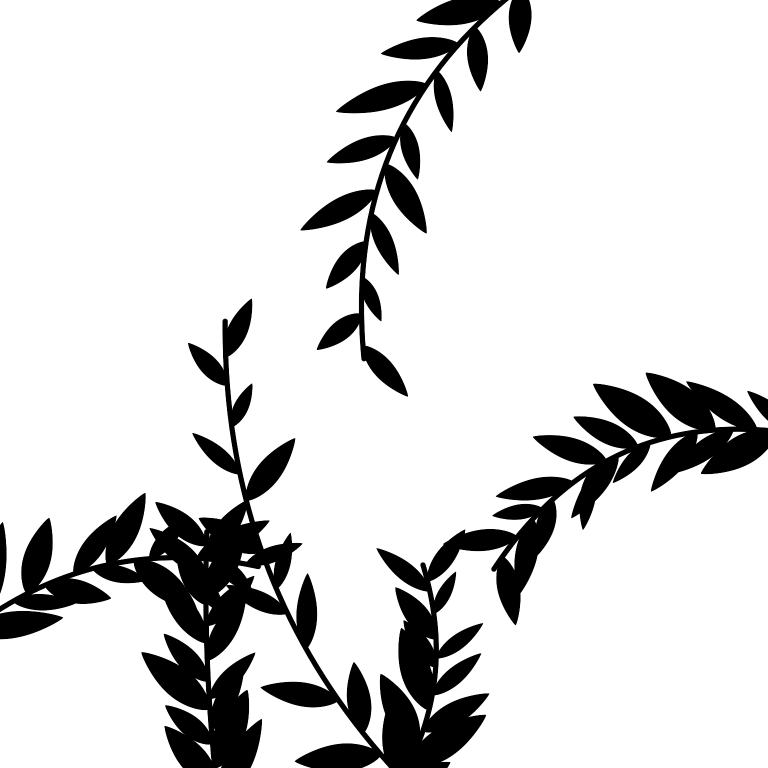
#> input picture lumora-beauty/renders/jobs/cache/gobo_leaves_11_1536_1.60_0.95.png, 1536 x 1536 px (shown at 1/2 size)
$ python -i finish.py   (imports and definitions only)
#> lines starting #> are read from the running program, lines starting #| are printed output that depends on the picture
#> further down, picture is the input picture: PIL image 1536x1536 RGBA; mean R, G, B, A 214.9, 214.9, 214.9, 40.1
"""
finish.py - turn a rig PNG into a deliverable JPEG and record it in renders/manifest.json.

    python3 finish.py in.png out.jpg [--grade] [--id hero-desktop --use "..." --status preview|final]

* JPEG quality 90, 4:4:4, sRGB ICC profile embedded.
* --grade applies the "Lumora Golden Hour" grade (golden-hour.md 4.5) for scenes: highlights toward
  Honey #F2CB8C (12%), shadows toward Dusk plum #3A2422 (15%), black point #2A1A18, white point
  #FBF3EA, saturation -8% with the orange band protected, fine 35 mm-style grain (~2%).
  Packshots are NOT graded: their Sand sweep is colour-locked to the card tile (#E9D9C5).
* --id updates (or adds) the manifest entry {id, path, use, width, height, status}.
"""
import argparse
import datetime
import json
import os

import numpy as np
from PIL import Image, ImageCms, ImageFilter

MANIFEST = os.path.join(os.path.dirname(os.path.abspath(__file__)), "..", "manifest.json")


def hexf(h):
    h = h.lstrip("#")
    return np.array([int(h[i:i + 2], 16) / 255.0 for i in (0, 2, 4)])


def smooth(e0, e1, x):
    t = np.clip((x - e0) / (e1 - e0), 0, 1)
    return t * t * (3 - 2 * t)


def grade(im, seed=7):
#> called with seed = 7
    a = np.asarray(im.convert("RGB")).astype(np.float32) / 255.0
    lum = a @ np.array([0.2126, 0.7152, 0.0722], dtype=np.float32)
    for tint, w, lo, hi in ((hexf("#F2CB8C"), 0.12, 0.45, 1.0), (hexf("#3A2422"), 0.15, None, None)):
        d = tint / (tint @ np.array([0.2126, 0.7152, 0.0722]))
        wt = smooth(lo, hi, lum) * w if lo is not None else (1 - smooth(0.0, 0.5, lum)) * w
        a = a * (1 + wt[..., None] * (d[None, None, :] - 1))
    # saturation -8%, orange-red band (skin, amber glass) protected
    mx, mn = a.max(-1), a.min(-1)
    r, g, b = a[..., 0], a[..., 1], a[..., 2]
    hue = np.degrees(np.arctan2(np.sqrt(3) * (g - b), 2 * r - g - b)) % 360
    prot = smooth(0, 12, hue) * (1 - smooth(48, 62, hue)) + (1 - smooth(345, 359, hue)) * (hue > 300)
#> in smooth (call 4), `t = np.clip((x - e0) / (e1 - e0), 0, 1)`: t: shape (1536, 1536) float64; every value is 0
    k = 1 - 0.08 * (1 - np.clip(prot, 0, 1))
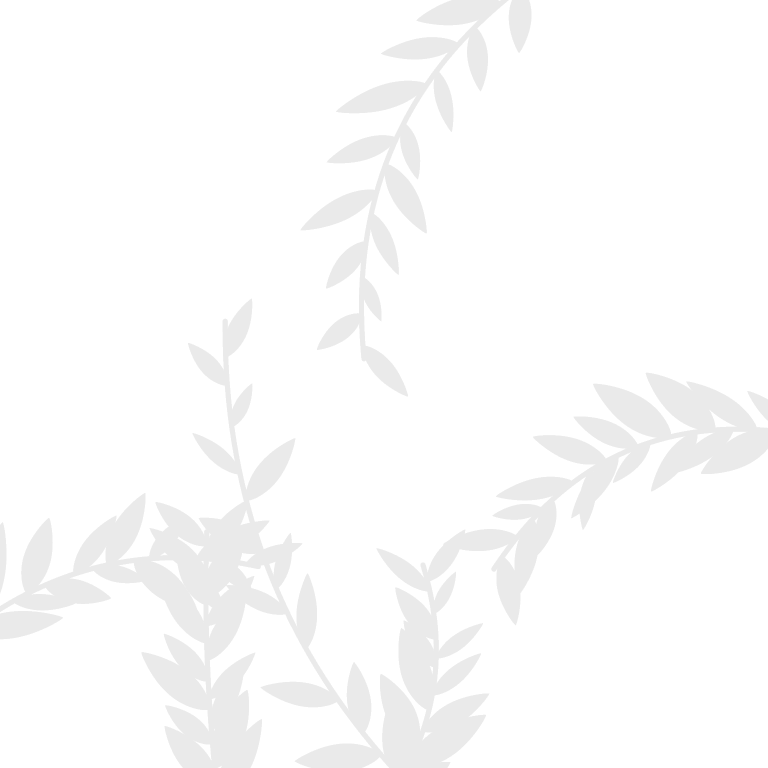
#> k: shape (1536, 1536) float64 (shown at 1/2 size); min 0.92, max 1, mean 0.988
    l2 = a @ np.array([0.2126, 0.7152, 0.0722], dtype=np.float32)
    a = l2[..., None] + (a - l2[..., None]) * k[..., None]
    # black and white points
    bp, wp = hexf("#2A1A18"), hexf("#FBF3EA")
    a = bp + np.clip(a, 0, 1) * (wp - bp)
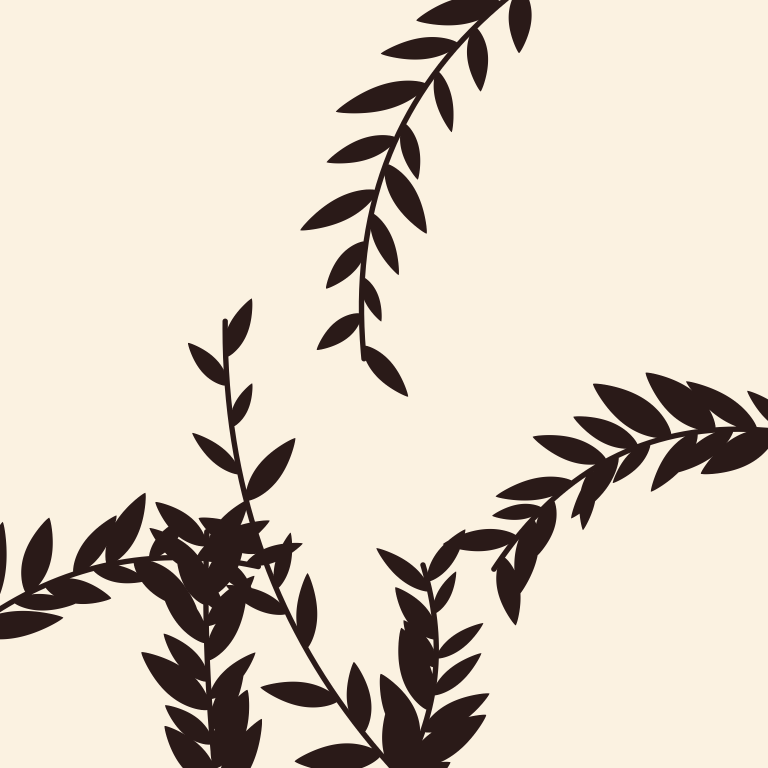
#> a: shape (1536, 1536, 3) float64 (shown at 1/2 size); mean R, G, B 0.856, 0.818, 0.761
    # grain: fine, luminance-weighted (strongest in the mid-tones), softened one pixel
    rng = np.random.default_rng(seed)
    n = rng.normal(0, 1, a.shape[:2]).astype(np.float32)
    n = np.asarray(Image.fromarray(((n * 40) + 128).clip(0, 255).astype(np.uint8)).filter(ImageFilter.GaussianBlur(0.6)),
                   dtype=np.float32)
    n = (n - 128) / 40 * 0.9
    mid = 4 * l2 * (1 - l2)
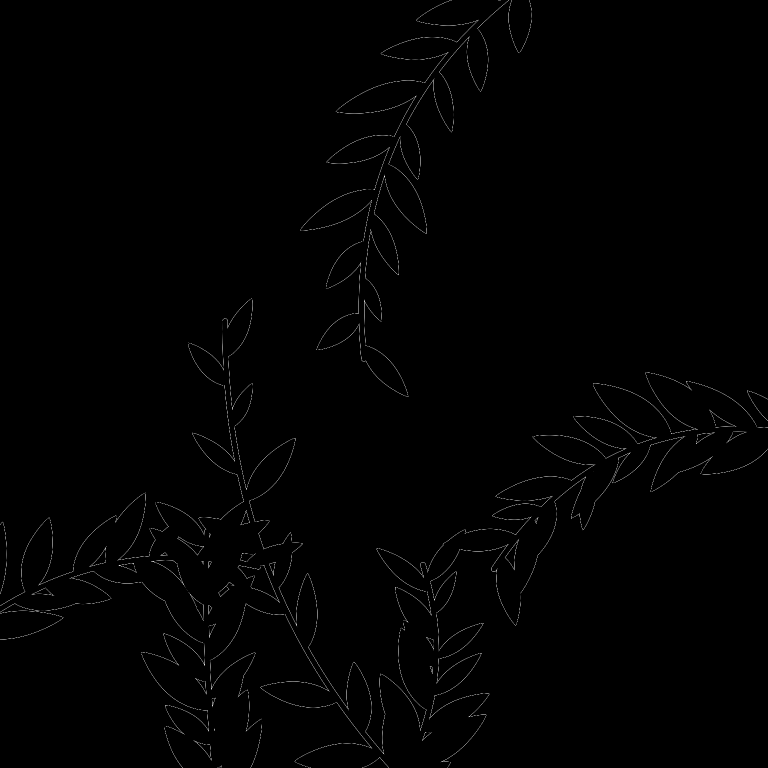
#> mid: shape (1536, 1536) float64 (shown at 1/2 size); min 0, max 1, mean 0.00596
    a = a + (n * 0.022 * (0.35 + 0.65 * mid))[..., None]
    return Image.fromarray((np.clip(a, 0, 1) * 255 + 0.5).astype(np.uint8))
#> returned value: PIL image 1536x1536 RGB


def update_manifest(entry):
    items = []
    if os.path.exists(MANIFEST):
        with open(MANIFEST) as fh:
            items = json.load(fh)
    items = [e for e in items if e.get("id") != entry["id"]] + [entry]
    with open(MANIFEST + ".tmp", "w") as fh:
        json.dump(items, fh, indent=2)
    os.replace(MANIFEST + ".tmp", MANIFEST)


def main():
    ap = argparse.ArgumentParser()
    ap.add_argument("src")
    ap.add_argument("dst")
    ap.add_argument("--grade", action="store_true")
    ap.add_argument("--id")
    ap.add_argument("--use", default="")
    ap.add_argument("--status", default="final", choices=["preview", "final"])
    a = ap.parse_args()
    im = Image.open(a.src).convert("RGB")
    if a.grade:
        im = grade(im)
    srgb = ImageCms.ImageCmsProfile(ImageCms.createProfile("sRGB")).tobytes()
    os.makedirs(os.path.dirname(os.path.abspath(a.dst)), exist_ok=True)
    tmp = a.dst + ".tmp.jpg"
    im.save(tmp, "JPEG", quality=90, subsampling=0, optimize=True, progressive=True, icc_profile=srgb)
    os.replace(tmp, a.dst)
    print(f"wrote {a.dst} {im.size[0]}x{im.size[1]}{' graded' if a.grade else ''}")
    if a.id:
        update_manifest({"id": a.id, "path": os.path.abspath(a.dst), "use": a.use, "width": im.size[0],
                         "height": im.size[1], "status": a.status,
                         "updated": datetime.datetime.now().isoformat(timespec="seconds")})


# [2 lines not run here, left out]

>>> from PIL import Image
>>> picture = Image.open('cache/gobo_leaves_11_1536_1.60_0.95.png')
>>> result = grade(picture)

$ run again, on lumora-beauty/renders/jobs/cache/gobo_leaves_4_1536_0.75_1.10.png
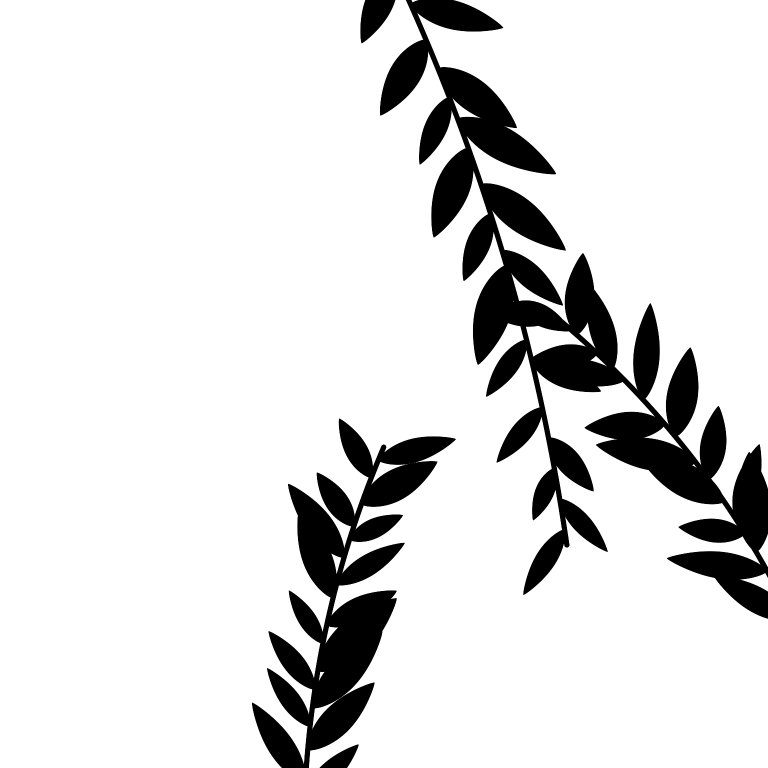
#> input picture lumora-beauty/renders/jobs/cache/gobo_leaves_4_1536_0.75_1.10.png, 1536 x 1536 px (shown at 1/2 size)
#> picture is the input picture: PIL image 1536x1536 RGBA; mean R, G, B, A 221.2, 221.2, 221.2, 33.8
#> t: shape (1536, 1536) float64; every value is 0
#> in grade, `a = bp + np.clip(a, 0, 1) * (wp - bp)`:
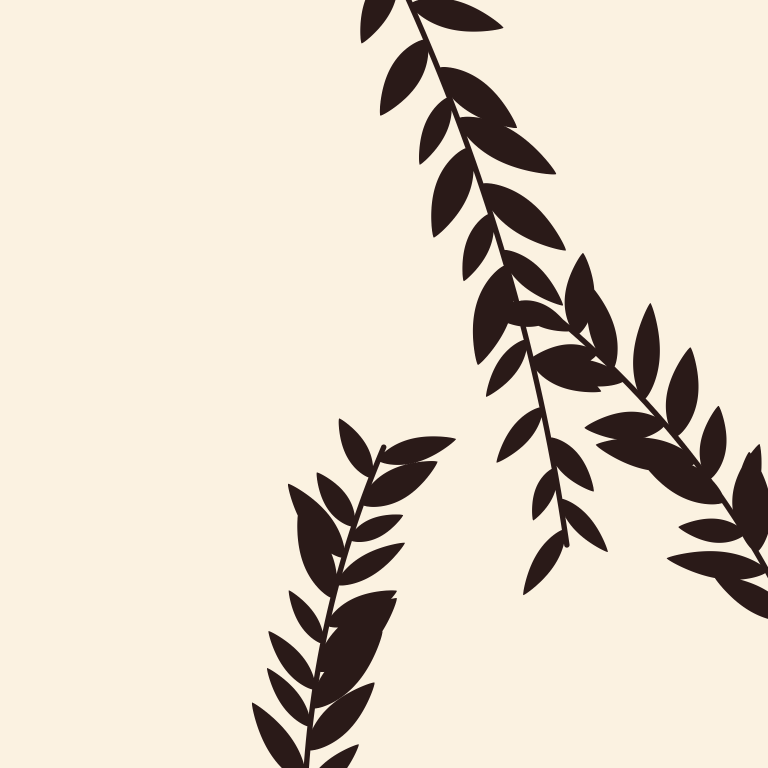
#> a: shape (1536, 1536, 3) float64 (shown at 1/2 size); mean R, G, B 0.876, 0.838, 0.781
#> in grade, `mid = 4 * l2 * (1 - l2)`:
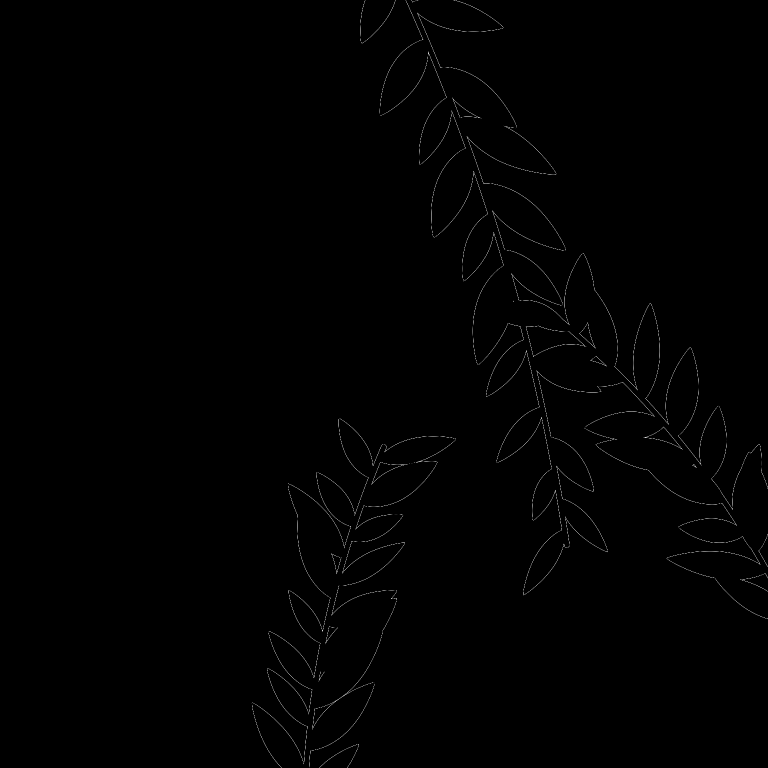
#> mid: shape (1536, 1536) float64 (shown at 1/2 size); min 0, max 1, mean 0.0044

$ run again, on lumora-beauty/renders/jobs/cache/gobo_leaves_4_1536_1.60_0.95.png
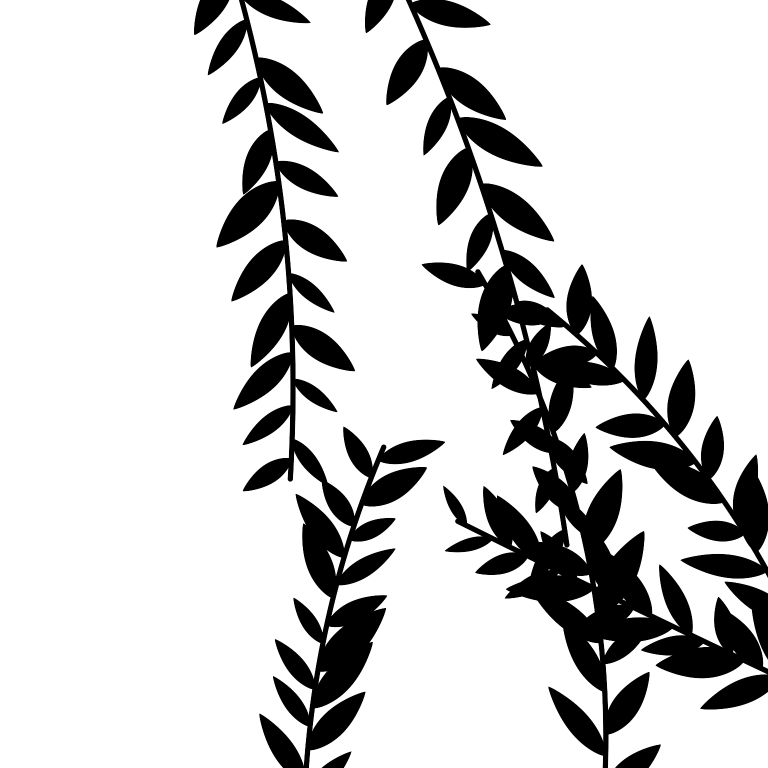
#> input picture lumora-beauty/renders/jobs/cache/gobo_leaves_4_1536_1.60_0.95.png, 1536 x 1536 px (shown at 1/2 size)
#> picture is the input picture: PIL image 1536x1536 RGBA; mean R, G, B, A 204.1, 204.1, 204.1, 50.9
#> t: shape (1536, 1536) float64; every value is 0
#> in grade, `a = bp + np.clip(a, 0, 1) * (wp - bp)`:
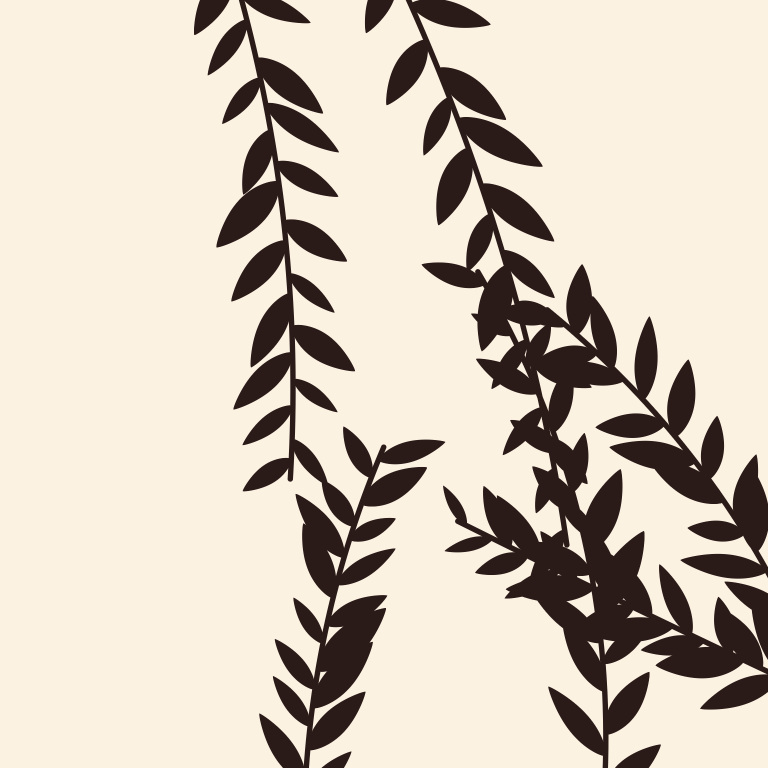
#> a: shape (1536, 1536, 3) float64 (shown at 1/2 size); mean R, G, B 0.821, 0.782, 0.728
#> in grade, `mid = 4 * l2 * (1 - l2)`:
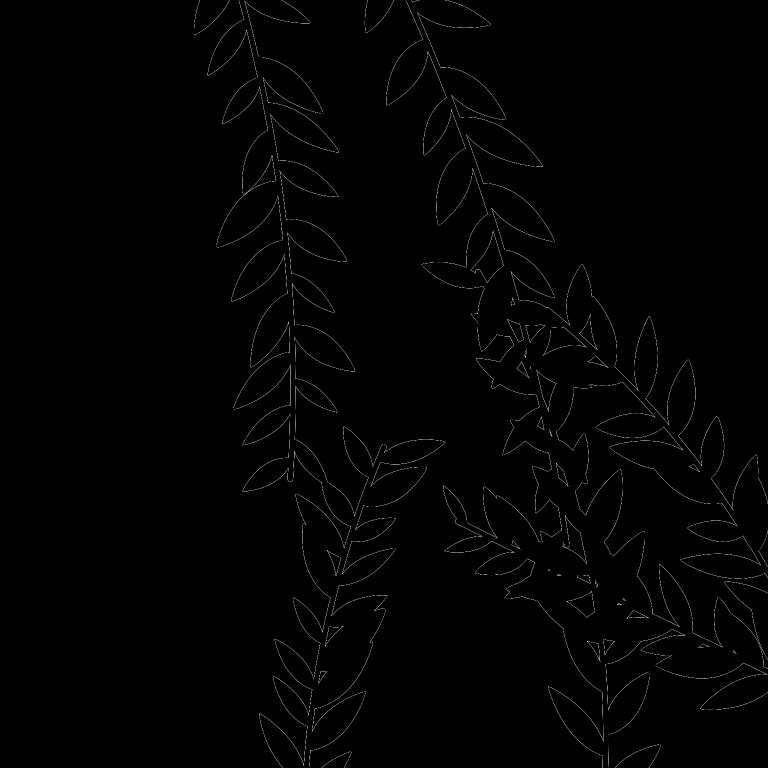
#> mid: shape (1536, 1536) float64 (shown at 1/2 size); min 0, max 1, mean 0.00754

$ run again, on lumora-beauty/renders/jobs/cache/gobo_leaves_5_1536_1.60_0.95.png
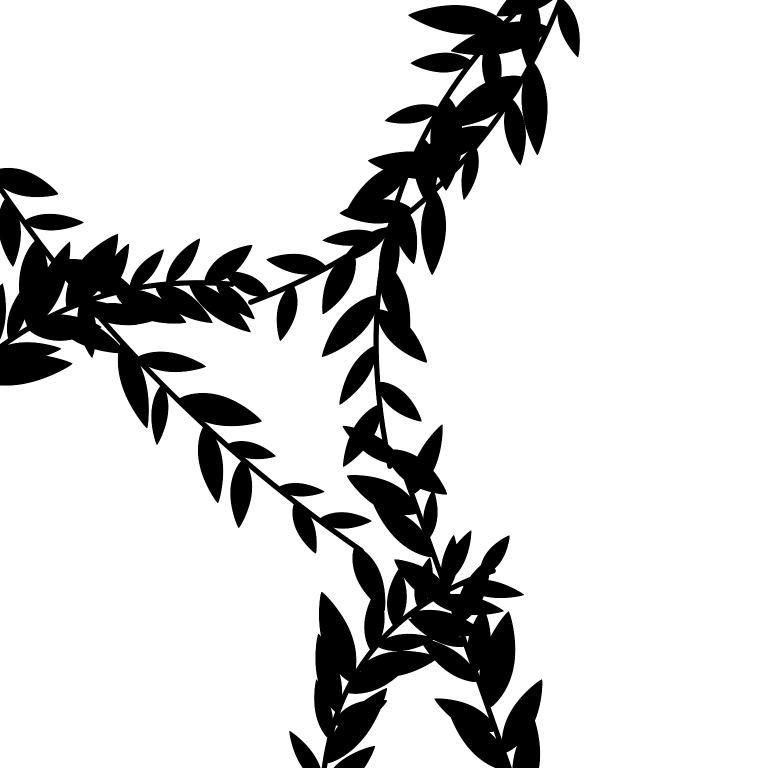
#> input picture lumora-beauty/renders/jobs/cache/gobo_leaves_5_1536_1.60_0.95.png, 1536 x 1536 px (shown at 1/2 size)
#> picture is the input picture: PIL image 1536x1536 RGBA; mean R, G, B, A 210.2, 210.2, 210.2, 44.8
#> t: shape (1536, 1536) float64; every value is 0
#> in grade, `a = bp + np.clip(a, 0, 1) * (wp - bp)`:
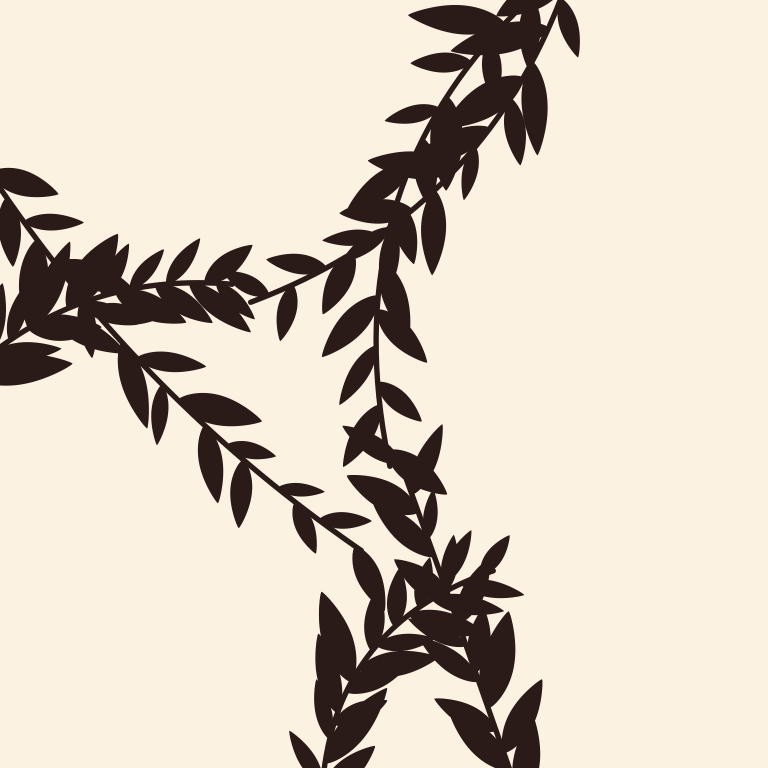
#> a: shape (1536, 1536, 3) float64 (shown at 1/2 size); mean R, G, B 0.84, 0.802, 0.747
#> in grade, `mid = 4 * l2 * (1 - l2)`:
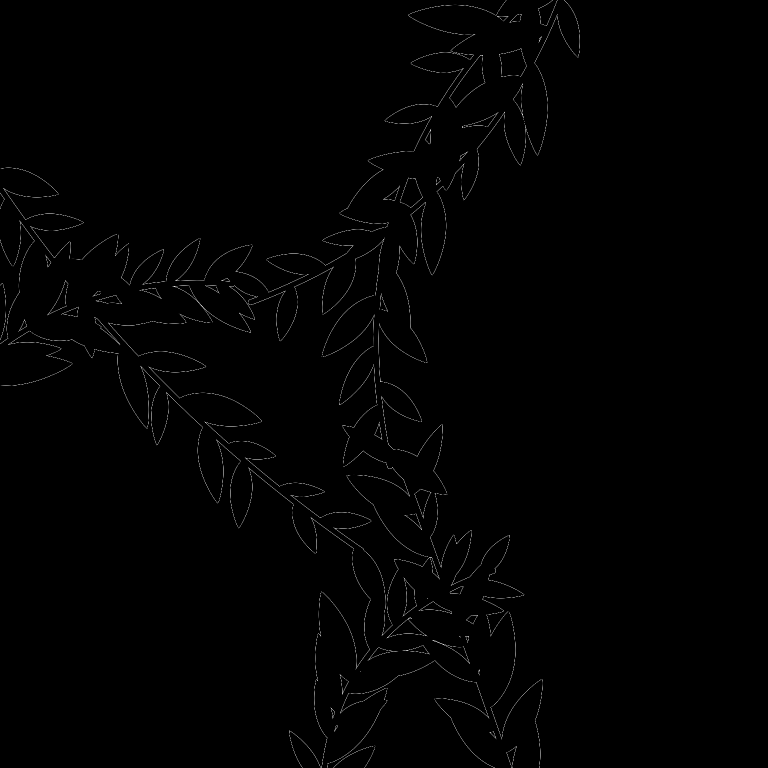
#> mid: shape (1536, 1536) float64 (shown at 1/2 size); min 0, max 1, mean 0.00619
